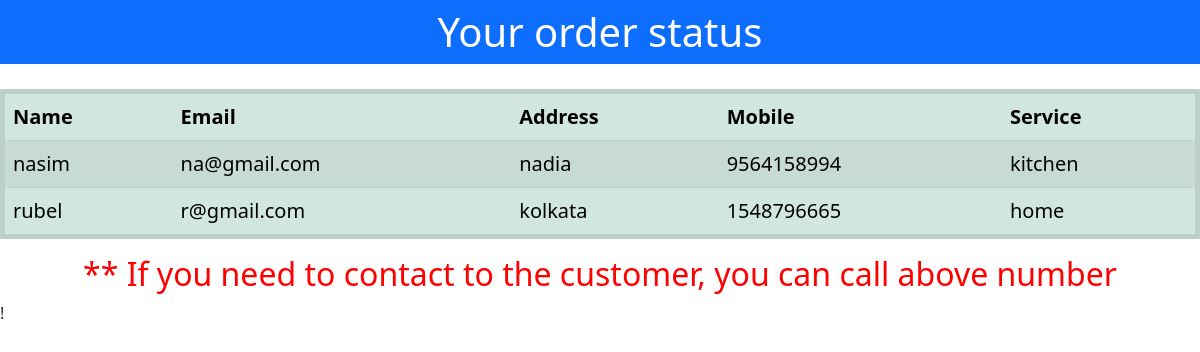
The page /proftask on the database as committed earlier.
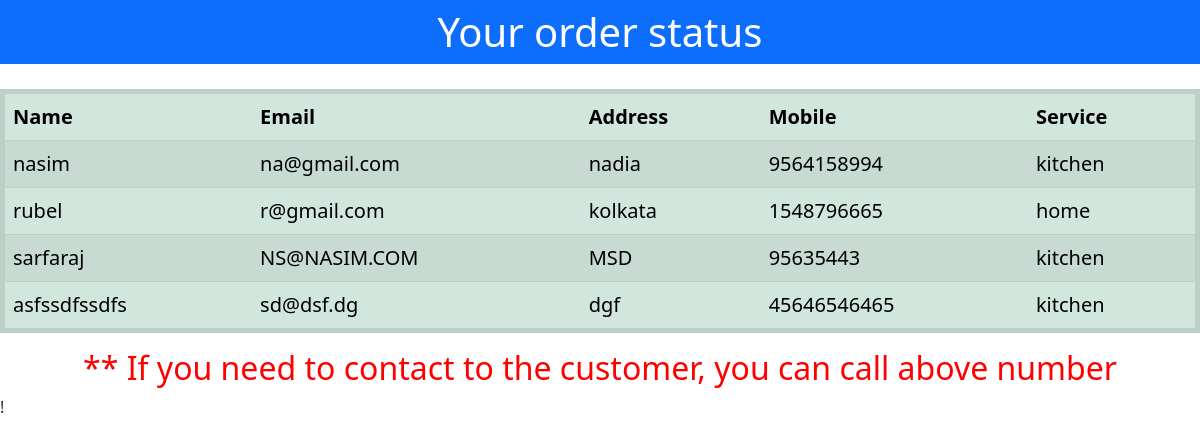
The same page on the database as committed later.
### myapp/models.py (models this page shows)
class Servicesreq(models.Model):
    name = models.CharField(max_length=100)
    email = models.EmailField(max_length=100)
    address = models.TextField(max_length=100)
    phone = models.IntegerField()
    services = models.CharField(max_length=100)
    technician = models.CharField(max_length=100)
    class Meta:
        db_table="service_detail"

### myapp/views.py (the view)
# urls.py: path('proftask',views.profshow),
def profshow(request):
    showprtab=Servicesreq.objects.all()
    return render(request,'task.html',{'table':showprtab})

### myapp/templates/task.html (shortened to what this page needs)
<!doctype html>
<html lang="en">
<head>
  <link href="https://cdn.jsdelivr.net/npm/bootstrap@5.3.0-alpha2/dist/css/bootstrap.min.css" rel="stylesheet"
>
</head>
<body>
  <div>
    <h1 class="container-fluid p-2 bg-primary text-white text-center">Your order status</h1>
  </div>
  <table class="table table-success table-striped">
    <thead class="thead-dark">
      <tr>
        <th scope="col">Name</th>
        <th scope="col">Email</th>
        <th scope="col">Address</th>
        <th scope="col">Mobile</th>
        <th scope="col">Service</th>
      </tr>
    </thead>
    <tbody>
      {% for i in table %}
      <tr>
        <td>{{i.name}}</td>
        <td>{{i.email}}</td>
        <td>{{i.address}}</td>
        <td>{{i.phone}}</td>
        <td>{{i.services}}</td>
      </tr>
      {% endfor %}
    </tbody>
  </table>
</body>
<h2 style="color: red;">
  <center>** If you need to contact to the customer, you can call above number</center>
</h2>
</html>

### myapp/templates/task.html (style rules this page uses)
table { margin-top: 25px; font-size: 20px; border: 5px solid black; padding: 5px; }
thead { padding: 10px; }
tbody { padding: 10px; }

Rows that differ between the two databases and show on the page:
added Servicesreq: name "sarfaraj", email "NS@NASIM.COM", address "MSD", phone "95635443", services "kitchen"
added Servicesreq: name "asfssdfssdfs", email "sd@dsf.dg", address "dgf", phone "45646546465", services "kitchen"
